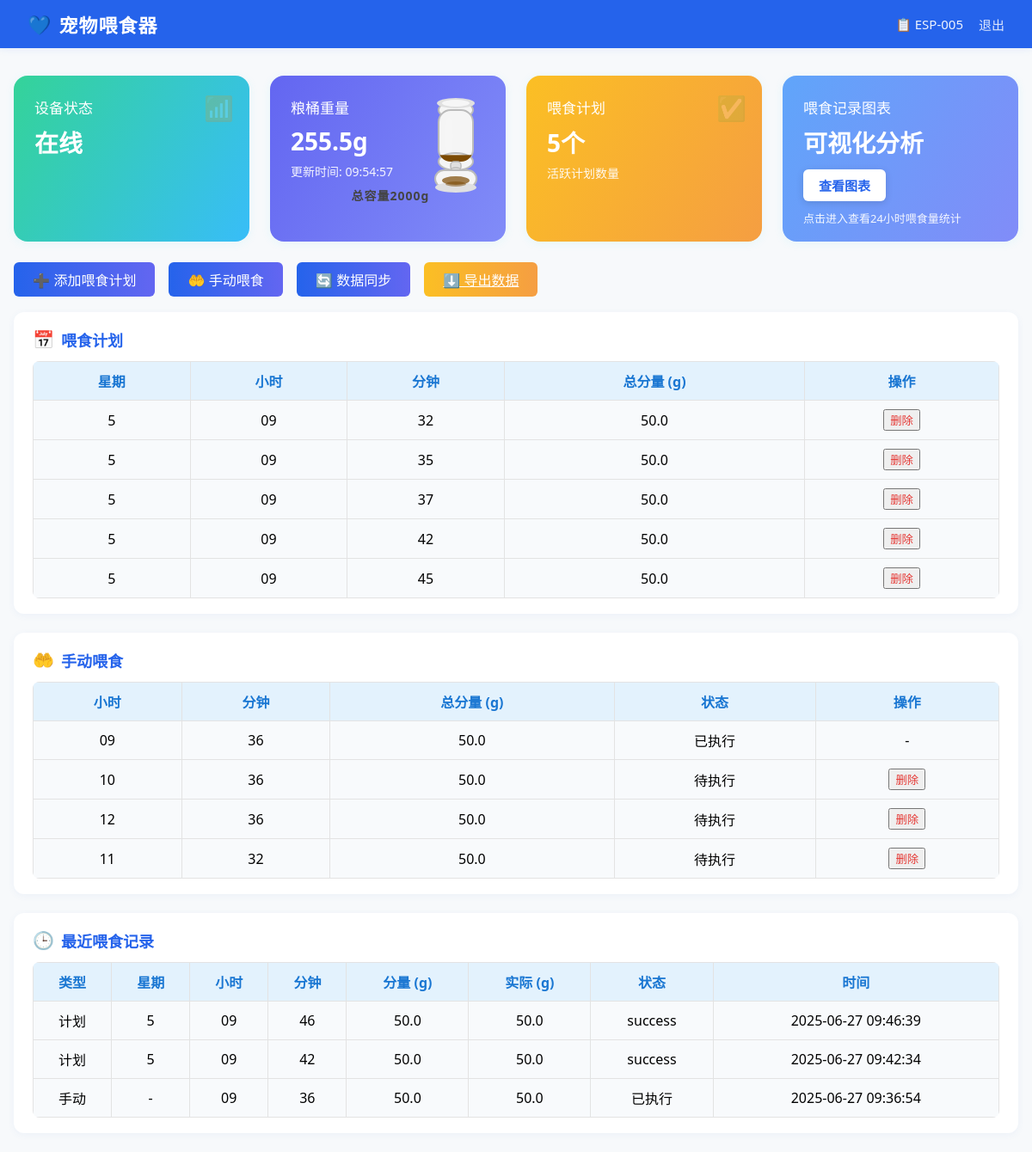
Page / (signed in) on the earlier database version.
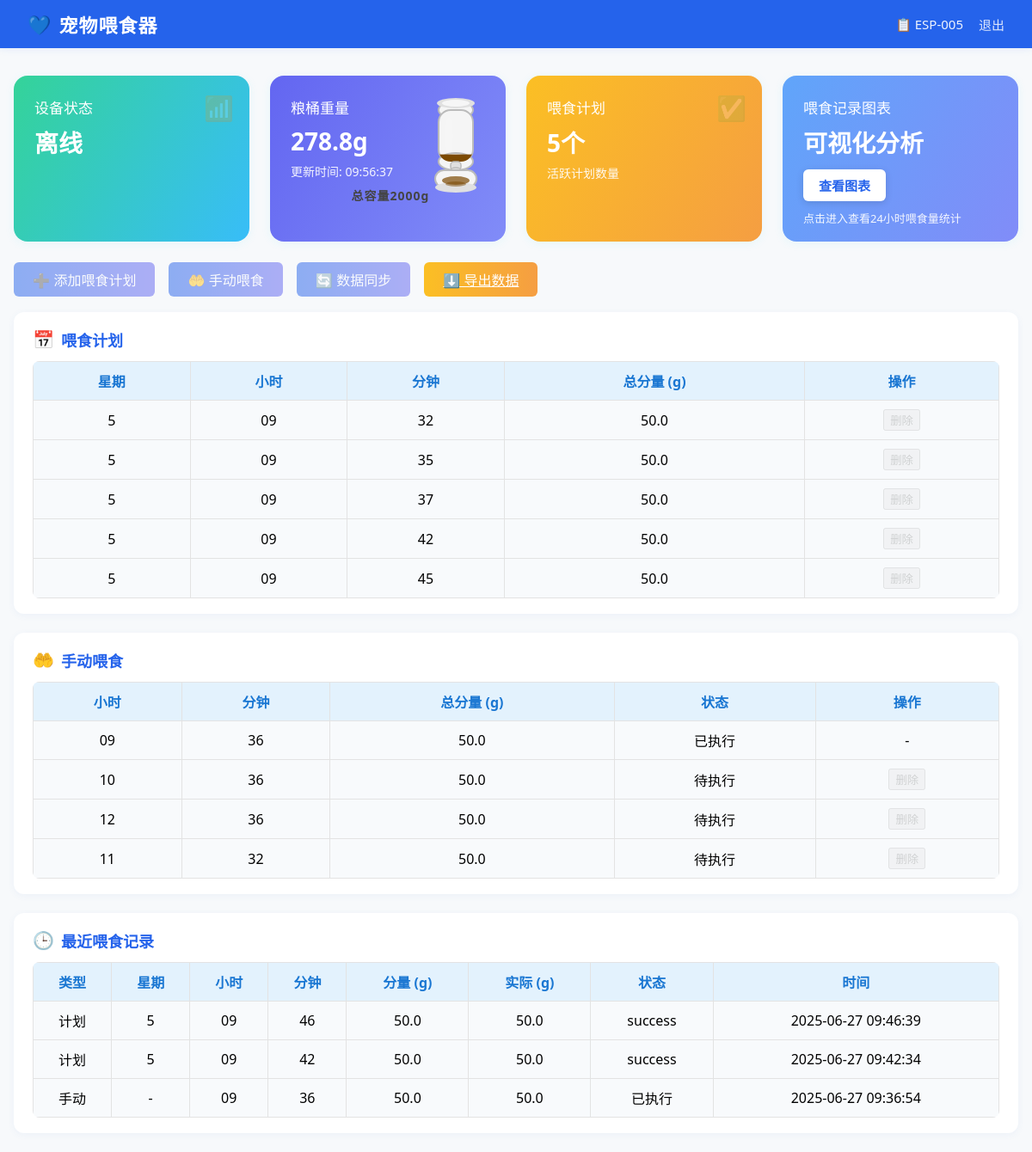
Same page on the later database version.
### pet_feeder_server.py (models this page shows)
class Device(db.Model):
    __tablename__ = 'devices'
    id = db.Column(db.Integer, primary_key=True)
    device_id = db.Column(db.String(20), unique=True, nullable=False)
    password = db.Column(db.String(100), nullable=False)
    device_type = db.Column(db.String(50), default='pet_feeder')
    firmware_version = db.Column(db.String(20), default='1.0.0')
    first_seen = db.Column(db.DateTime, default=datetime.utcnow)
    last_seen = db.Column(db.DateTime, default=datetime.utcnow)
    is_online = db.Column(db.Boolean, default=False)
    heartbeat_count = db.Column(db.Integer, default=0)
    grain_weight = db.Column(db.Float, default=0.0)  # 粮桶重量
    last_grain_update = db.Column(db.DateTime, default=datetime.utcnow)

class FeedingPlan(db.Model):
    __tablename__ = 'feeding_plans'
    id = db.Column(db.Integer, primary_key=True)
    device_id = db.Column(db.String(20), db.ForeignKey('devices.device_id'), nullable=False)
    day_of_week = db.Column(db.Integer, nullable=False)  # 1-7 (周一到周日)
    hour = db.Column(db.Integer, nullable=False)  # 0-23
    minute = db.Column(db.Integer, nullable=False)  # 0-59
    feeding_amount = db.Column(db.Float, nullable=False)  # 喂食量(克)
    is_active = db.Column(db.Boolean, default=True)
    created_at = db.Column(db.DateTime, default=datetime.utcnow)
    is_confirmed = db.Column(db.Boolean, default=False)  # 新增：设备确认后为True
    is_pending_delete = db.Column(db.Boolean, default=False)  # 新增：标记为待删除

class FeedingRecord(db.Model):
    __tablename__ = 'feeding_records'
    id = db.Column(db.Integer, primary_key=True)
    device_id = db.Column(db.String(20), db.ForeignKey('devices.device_id'), nullable=False)
    day_of_week = db.Column(db.Integer, nullable=False)
    hour = db.Column(db.Integer, nullable=False)
    minute = db.Column(db.Integer, nullable=False)
    feeding_amount = db.Column(db.Float, nullable=False)
    actual_amount = db.Column(db.Float, nullable=True)  # 实际喂食量
    status = db.Column(db.String(20), default='success')  # success, failed, partial
    created_at = db.Column(db.DateTime, default=datetime.utcnow)

class ManualFeeding(db.Model):
    __tablename__ = 'manual_feedings'
    id = db.Column(db.Integer, primary_key=True)
    device_id = db.Column(db.String(20), db.ForeignKey('devices.device_id'), nullable=False)
    hour = db.Column(db.Integer, nullable=False)
    minute = db.Column(db.Integer, nullable=False)
    feeding_amount = db.Column(db.Float, nullable=False)
    is_confirmed = db.Column(db.Boolean, default=False)  # 新增：设备确认收到指令
    is_executed = db.Column(db.Boolean, default=False)   # 设备实际执行
    created_at = db.Column(db.DateTime, default=datetime.utcnow)
    executed_at = db.Column(db.DateTime, nullable=True)
    is_pending_delete = db.Column(db.Boolean, default=False)  # 新增：标记为待删除

### pet_feeder_server.py (the view)
@app.route('/', methods=['GET', 'POST'])
def index():
    if request.method == 'POST':
        if request.headers.get('Host', '').startswith('hub5p.sandai.net'):
            return '', 404
        print("收到POST /，请求头：", dict(request.headers))
        return redirect(url_for('index'))
    if 'device_id' not in session:
        return redirect(url_for('login'))
    device_id = session['device_id']
    device = Device.query.filter_by(device_id=device_id).first()
    if not device:
        session.pop('device_id', None)
        return redirect(url_for('login'))
    beijing = pytz.timezone('Asia/Shanghai')
    last_seen_local = device.last_seen.replace(tzinfo=pytz.utc).astimezone(beijing) if device.last_seen else None
    last_grain_update_local = device.last_grain_update.replace(tzinfo=pytz.utc).astimezone(beijing) if device.last_grain_update else None
    feeding_plans = FeedingPlan.query.filter_by(device_id=device_id, is_active=True, is_pending_delete=False).all()
    manual_feedings = ManualFeeding.query.filter_by(device_id=device_id, is_executed=False, is_pending_delete=False).all()
    recent_manual_feedings = ManualFeeding.query.filter_by(device_id=device_id, is_pending_delete=False).order_by(ManualFeeding.created_at.desc()).limit(10).all()
    recent_records = FeedingRecord.query.filter_by(device_id=device_id).order_by(FeedingRecord.created_at.desc()).limit(10).all()
    for record in recent_records:
        record.created_at_local = record.created_at.replace(tzinfo=pytz.utc).astimezone(beijing)
    for m in recent_manual_feedings:
        if m.executed_at:
            m.executed_at_local = m.executed_at.replace(tzinfo=pytz.utc).astimezone(beijing)
    merged_plans = {}
    for plan in feeding_plans:
        key = f"{plan.day_of_week}-{plan.hour}-{plan.minute}"
        merged_plans[key] = merged_plans.get(key, 0) + plan.feeding_amount
    merged_manuals = {}
    for m in recent_manual_feedings:
        if m.is_confirmed and not m.is_executed:
            key = f"{m.hour}-{m.minute}-0"  # 0表示待执行
            merged_manuals[key] = merged_manuals.get(key, 0) + m.feeding_amount
        elif m.is_executed:
            key = f"{m.hour}-{m.minute}-1"  # 1表示已执行
            merged_manuals[key] = merged_manuals.get(key, 0) + m.feeding_amount
    return render_template('index.html',
                         device=device,
                         feeding_plans=feeding_plans,
                         manual_feedings=manual_feedings,
                         recent_manual_feedings=recent_manual_feedings,
                         recent_records=recent_records,
                         last_seen_local=last_seen_local,
                         last_grain_update_local=last_grain_update_local,
                         merged_plans=merged_plans,
                         merged_manuals=merged_manuals)

### templates/index.html (shortened to what this page needs)
<!DOCTYPE html>
<html lang="zh-CN">
<head>
</head>
<body>
    <div class="navbar">
        <div class="logo">宠物喂食器</div>
        <div class="nav-right">
            <span class="device-id">📋 {{ device.device_id }}</span>
            <a href="/logout" class="logout">退出</a>
        </div>
    </div>
    <div class="main-container">
        <div class="status-cards">
            <div class="status-card status-online">
                <div class="card-title">设备状态</div>
                <div class="card-value">{{ '在线' if device.is_online else '离线' }}</div>
                <div class="card-icon">📶</div>
            </div>
            <div class="status-card status-weight">
                <div class="card-title">粮桶重量</div>
                <div class="card-value">{{ device.grain_weight }}g</div>
                <div class="card-desc">更新时间: {{ last_grain_update_local.strftime('%H:%M:%S') if last_grain_update_local else '-' }}</div>
                <div style="position:absolute;top:18px;right:18px;display:flex;flex-direction:column;align-items:center;">
                    {% set percent = (device.grain_weight / 2000.0) if device.grain_weight < 2000 else 1.0 %}
                    <svg width="80" height="120" viewBox="0 0 80 120">
                        <defs>
                            <clipPath id="siloFillClip">
                                <rect x="20" y="22" width="40" height="60" rx="14"/>
                            </clipPath>
                        </defs>
                        <ellipse cx="40" cy="22" rx="20" ry="10" fill="#f5f5f5" stroke="#bbb" stroke-width="2"/>
                        <rect x="20" y="22" width="40" height="60" rx="14" fill="#f5f5f5" stroke="#bbb" stroke-width="2"/>
                        <ellipse cx="40" cy="82" rx="20" ry="10" fill="#f5f5f5" stroke="#bbb" stroke-width="2"/>
                        {% set fill_h = 60 * percent %}
                        <rect x="20" y="{{ 22+60-fill_h }}" width="40" height="{{ fill_h }}" fill="#7c4a03" clip-path="url(#siloFillClip)"/>
                        <ellipse cx="32" cy="52" rx="5" ry="22" fill="#fff" fill-opacity="0.10"/>
                        <ellipse cx="40" cy="14" rx="22" ry="6" fill="#e0e0e0"/>
                        <ellipse cx="40" cy="14" rx="16" ry="4" fill="#fff" fill-opacity="0.7"/>
                        <rect x="34" y="82" width="12" height="10" rx="4" fill="#e0e0e0" stroke="#bbb" stroke-width="1.5"/>
                        <ellipse cx="40" cy="92" rx="6" ry="3" fill="#e0e0e0" stroke="#bbb" stroke-width="1.5"/>
                        <rect x="16" y="92" width="48" height="20" rx="10" fill="#f5f5f5" stroke="#bbb" stroke-width="2"/>
                        <ellipse cx="40" cy="112" rx="24" ry="6" fill="#e0e0e0"/>
                        <ellipse cx="40" cy="104" rx="16" ry="5" fill="#7c4a03" fill-opacity="0.7"/>
                        <ellipse cx="40" cy="108" rx="12" ry="3" fill="#7c4a03" fill-opacity="0.5"/>
                    </svg>
                </div>
                <div style="width:100%;text-align:center;font-size:14px;font-weight:bold;color:#444;margin-top:8px;letter-spacing:1px;">总容量2000g</div>
            </div>
            <div class="status-card status-plan" style="position:relative;">
                <div class="card-title">喂食计划</div>
                <div class="card-value">{{ feeding_plans|length }}个</div>
                <div class="card-desc">活跃计划数量</div>
                <div class="card-icon">✅</div>
            </div>
            <div class="status-card status-chart" style="background:linear-gradient(120deg,#60a5fa 0%,#818cf8 100%);color:#fff;">
                <div class="card-title">喂食记录图表</div>
                <div class="card-value" style="margin-bottom:12px;">可视化分析</div>
                <button onclick="window.location.href='/feeding_chart'" style="padding:8px 18px;font-size:15px;border-radius:6px;background:#fff;color:#2563eb;border:none;cursor:pointer;font-weight:600;box-shadow:0 2px 8px #0002;">查看图表</button>
                <div class="card-desc" style="margin-top:10px;font-size:13px;opacity:0.92;">点击进入查看24小时喂食量统计</div>
            </div>
        </div>
        <div class="actions-bar">
            <button onclick="showPlanModal()" id="addPlanBtn" {% if not device.is_online %}disabled style="opacity:0.5;cursor:not-allowed;"{% endif %}>➕ 添加喂食计划</button>
            <button onclick="showManualFeedModal()" id="manualFeedBtn" {% if not device.is_online %}disabled style="opacity:0.5;cursor:not-allowed;"{% endif %}>🤲 手动喂食</button>
            <button id="syncBtn" {% if not device.is_online %}disabled style="opacity:0.5;cursor:not-allowed;"{% endif %}>🔄 数据同步</button>
            <a class="export-btn" href="/export_feeding_records/{{ device.device_id }}">⬇️ 导出数据</a>
        </div>
        <div class="card-section">
            <div class="section-title"><span class="icon">📅</span>喂食计划</div>
            <table>
                <tr><th>星期</th><th>小时</th><th>分钟</th><th>总分量 (g)</th><th>操作</th></tr>
                {% for key, total in merged_plans.items() %}
                {% set parts = key.split('-') %}
                <tr>
                    <td>{{ parts[0] }}</td>
                    <td>{{ '%02d'|format(parts[1]|int) }}</td>
                    <td>{{ '%02d'|format(parts[2]|int) }}</td>
                    <td>{{ total }}</td>
                    <td>
                        <button onclick="deleteMergedPlan('{{ key }}')" {% if not device.is_online %}disabled style="opacity:0.5;cursor:not-allowed;"{% endif %} style="color:#e53935;">删除</button>
                    </td>
                </tr>
                {% else %}
                <tr><td colspan="5">暂无喂食计划</td></tr>
                {% endfor %}
            </table>
        </div>
        <div class="card-section">
            <div class="section-title"><span class="icon">🤲</span>手动喂食</div>
            <table>
                <tr><th>小时</th><th>分钟</th><th>总分量 (g)</th><th>状态</th><th>操作</th></tr>
                {% for key, total in merged_manuals.items() %}
                {% set parts = key.split('-') %}
                <tr>
                    <td>{{ '%02d'|format(parts[0]|int) }}</td>
                    <td>{{ '%02d'|format(parts[1]|int) }}</td>
                    <td>{{ total }}</td>
                    <td>
                        {% if parts[2] == '1' %}
                            已执行
                        {% else %}
                            待执行
                        {% endif %}
                    </td>
                    <td>
                        {% if parts[2] == '0' %}
                        <button onclick="deleteMergedManual('{{ key }}')" {% if not device.is_online %}disabled style="opacity:0.5;cursor:not-allowed;"{% endif %} style="color:#e53935;">删除</button>
                        {% else %}
                        -
                        {% endif %}
                    </td>
                </tr>
                {% endfor %}
            </table>
        </div>
        <div class="card-section">
            <div class="section-title"><span class="icon">🕒</span>最近喂食记录</div>
            <table>
                <tr><th>类型</th><th>星期</th><th>小时</th><th>分钟</th><th>分量 (g)</th><th>实际 (g)</th><th>状态</th><th>时间</th></tr>
                {% for record in recent_records %}
                <tr>
                    <td>计划</td>
                    <td>{{ record.day_of_week }}</td>
                    <td>{{ '%02d'|format(record.hour) }}</td>
                    <td>{{ '%02d'|format(record.minute) }}</td>
                    <td>{{ record.feeding_amount }}</td>
                    <td>{{ record.actual_amount }}</td>
                    <td>{{ record.status }}</td>
                    <td>{{ record.created_at_local.strftime('%Y-%m-%d %H:%M:%S') }}</td>
                </tr>
                {% endfor %}
                {% for m in recent_manual_feedings %}
                {% if m.is_executed %}
                <tr>
                    <td>手动</td>
                    <td>-</td>
                    <td>{{ '%02d'|format(m.hour) }}</td>
                    <td>{{ '%02d'|format(m.minute) }}</td>
                    <td>{{ m.feeding_amount }}</td>
                    <td>{{ m.feeding_amount }}</td>
                    <td>已执行</td>
                    <td>{{ m.executed_at_local.strftime('%Y-%m-%d %H:%M:%S') if m.executed_at_local else '-' }}</td>
                </tr>
                {% endif %}
                {% endfor %}
            </table>
        </div>
    </div>
</body>
</html>

Differences in the rows shown:
changed Device "ESP-005": is_online "在线" → "离线"; grain_weight "255.5" → "278.8"
Other differences:
text no longer shown: "09:54:57"
text now shown: "09:56:37"
